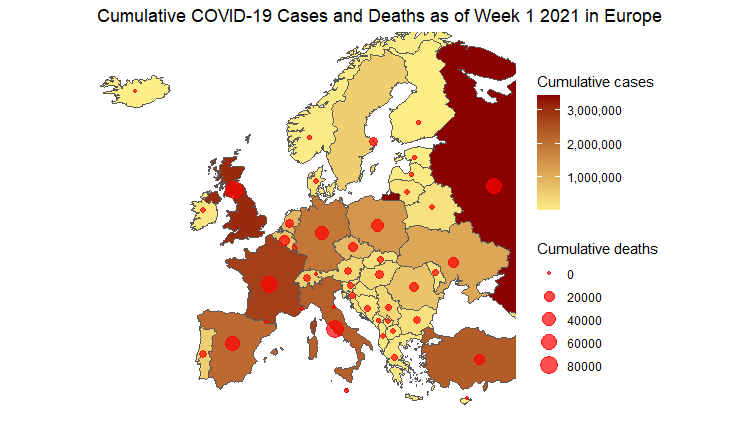

R code for this plot:
library(ggplot2)
library(tidyr)
library(tidyverse)
library(sf)
library(dplyr)
library(scales)
library(rnaturalearth)
library(rnaturalearthdata)

european_countries = c("ALB", "AND", "ARM", "AUT", "AZE", "BLR", "BEL", "BIH",
                       "BGR", "HRV", "CYP", "CZE", "DNK", "EST", "FIN", "FRA",
                       "GEO", "DEU", "GRC", "HUN", "ISL", "IRL", "ITA", "KAZ",
                       "XKX", "LVA", "LIE", "LTU", "LUX", "MLT", "MDA", "MCO",
                       "MNE", "NLD", "MKD", "NOR", "POL", "PRT", "ROU", "RUS",
                       "SMR", "SRB", "SVK", "SVN", "ESP", "SWE", "CHE", "TUR",
                       "UKR", "GBR", "VAT")
# Data source:
# https://data.europa.eu/data/datasets/covid-19-coronavirus-data-weekly-from-17-december-2020?locale=en
df <- read.csv("covid19_data.csv")

df_filtered_cases <- filter(df, year_week == "2021-01" & indicator == "cases" & country_code %in% european_countries)
df_filtered_deaths <- filter(df, year_week == "2021-01" & indicator == "deaths" & country_code %in% european_countries)

covid19_eu_data <- data.frame(
  gu_a3 = df_filtered_cases$country_code,
  name = df_filtered_cases$country,
  cumulative_cases = df_filtered_cases$cumulative_count,
  cumulative_deaths = df_filtered_deaths$cumulative_count
)

# Manually add latitudes and longitudes
covid19_eu_data <- data.frame(latitude = c(41.153332,42.546245,40.069099,47.516231,
                                                  40.143105,53.709807,50.503887,43.915886,
                                                  42.733883,45.1,35.126413,49.817492,
                                                  56.26392,58.595272,61.92411,46.227638,
                                                  42.315407,51.165691,39.074208,47.162494,
                                                  64.963051,53.41291,41.87194,48.019573,
                                                  42.602636,56.879635,47.166,55.169438,
                                                  49.815273,35.937496,47.411631,43.750298,
                                                  42.708678,52.132633,41.608635,60.472024,
                                                  51.919438,39.399872,45.943161,55.751244,
                                                  43.94236,44.016521,48.669026,46.151241,
                                                  40.463667,60.128161,46.818188,41.902916,
                                                  38.963745,48.379433,55.378051),
                                     covid19_eu_data)

covid19_eu_data <- data.frame(longitude = c(20.168331,1.601554,45.038189,14.550072,
                                                   47.576927,27.953389,4.469936,17.679076,
                                                   25.48583,15.2,33.429859,15.472962,
                                                   9.501785,25.013607,25.748151,2.213749,
                                                   43.356892,10.451526,21.824312,19.503304,
                                                   -19.020835,-8.24389,12.56738,66.923684,
                                                   20.902977,24.603189,9.555373,23.881275,
                                                   6.129583,14.375416,28.369885,7.412841,
                                                   19.37439,5.291266,21.745275,8.468946,
                                                   19.145136,-8.224454,24.96676,37.618423,
                                                   12.457777,21.005859,19.699024,14.995463,
                                                   -3.74922,18.643501,8.227512,12.453389,
                                                   35.243322,31.16558,-3.435973),
                                     covid19_eu_data)

covid19_eu_data$gu_a3[25] = "KOS" #XKX TO KOS

world <- ne_countries(scale = "medium", returnclass = "sf")

plot_data <- merge(world, covid19_eu_data, by = "gu_a3")

ggplot(data=plot_data) +
  geom_sf(aes(fill = cumulative_cases)) +
  scale_fill_gradient(low = "#FDEE87", high = "darkred", na.value = NA, labels=comma) +
  geom_point(data = covid19_eu_data, 
             aes(x = longitude, y = latitude, size=cumulative_deaths), 
             alpha = 0.7, shape = 19, color="red") +
  coord_sf(xlim = c(-22, 38), ylim = c(35, 69)) +
  ggtitle("Cumulative COVID-19 Cases and Deaths as of Week 1 2021 in Europe") +
  labs(fill="Cumulative cases", size="Cumulative deaths") +
  theme(axis.text.x = element_blank(),
        axis.text.y = element_blank(),
        axis.ticks = element_blank(),
        rect = element_blank()) +
  xlab("") + ylab("")



  
